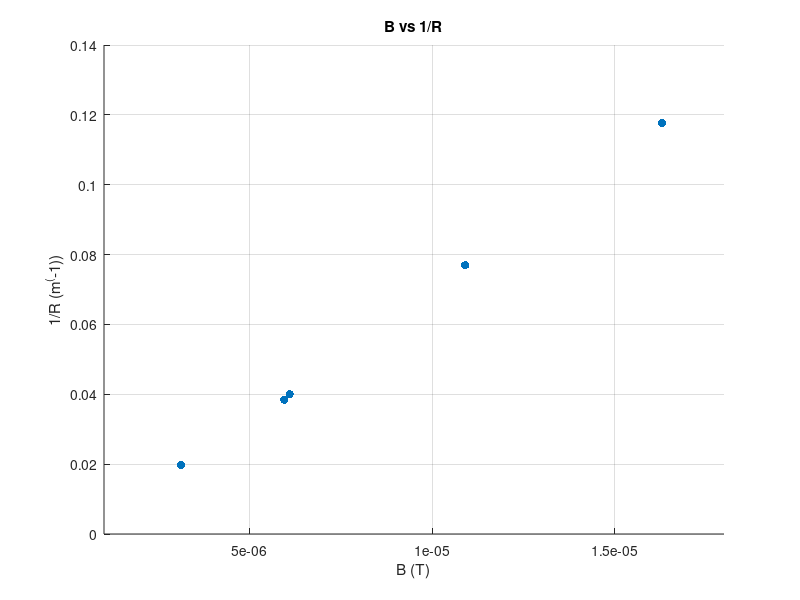

This figure's MATLAB source:
%%%%%%%%%%%%%%%%%%%%%%%
%     Jungjae Lee     %
%       Lab 04        %
%   August 04, 2022   %
%%%%%%%%%%%%%%%%%%%%%%%

clear;

%%%%%%%%%%%%%%%%%%%%%%%%%%%%%%%%%%%%%%%%%%%%%%%%%%%%%%%%%%%%%%%%%%%%%%%%%%%
% Fixed CRT Potential
B = [5.94*10^(-6) 3.11*10^(-6) 6.09*10^(-6) 1.09*10^(-5) 1.63*10^(-5)];
R = [26 50.5 25 13 8.5];
RevR = (1./R);

%%%%%%%%%%%%%%%%%%%%%%%%%%%%%%%%%%%%%%%%%%%%%%%%%%%%%%%%%%%%%%%%%%%%%%%%%%%
% Plot B vs 1/R
figure(1);
hold on;
scatter(B,RevR,'filled');
grid on;
title('B vs 1/R');
xlim([0.1*10^(-5), 1.8*10^(-5)]);
ylim([0, 0.14]);
xlabel('B (T)');
ylabel('1/R (m^(-1))');
hold off;